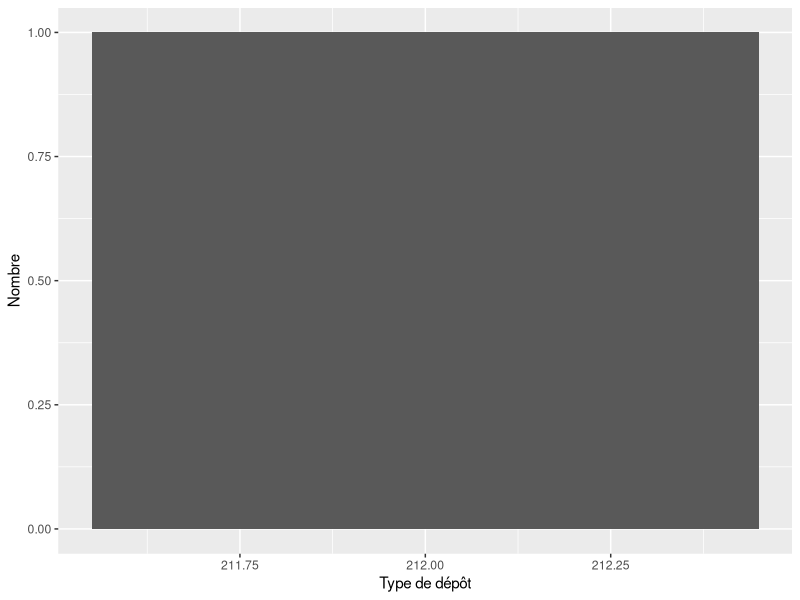
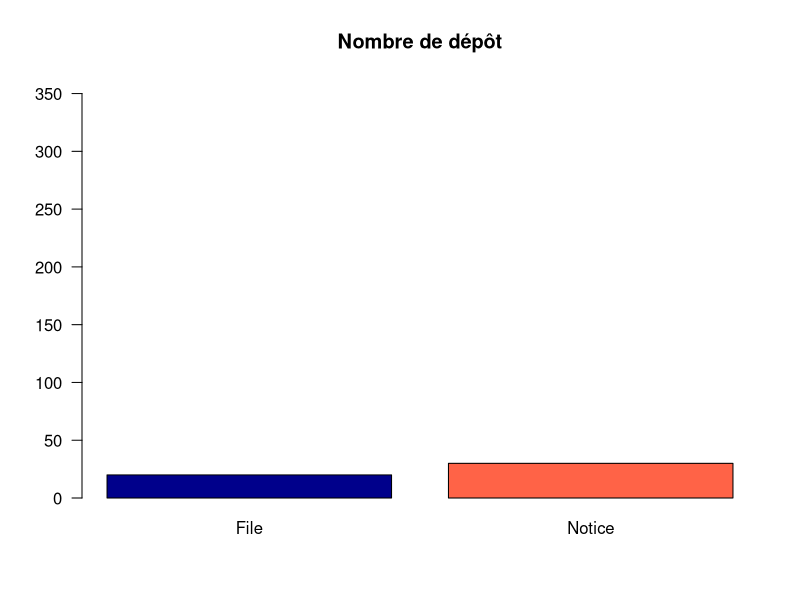
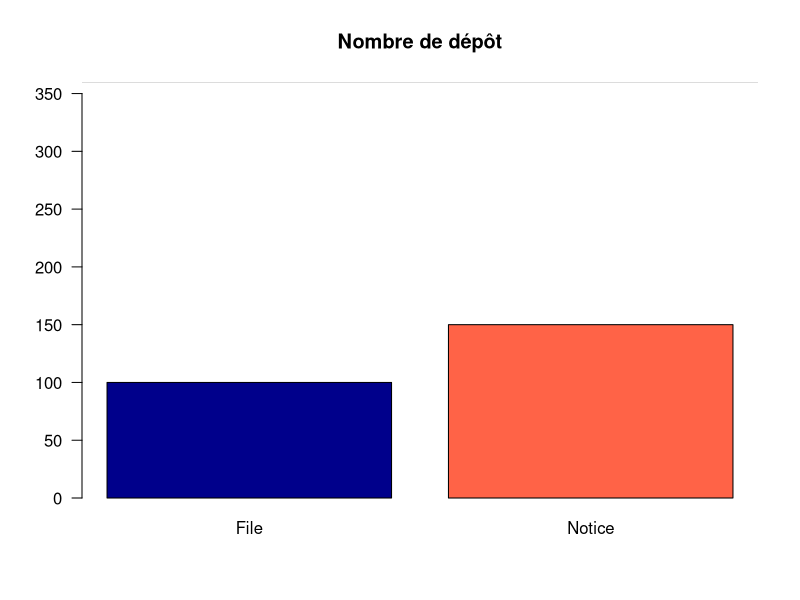
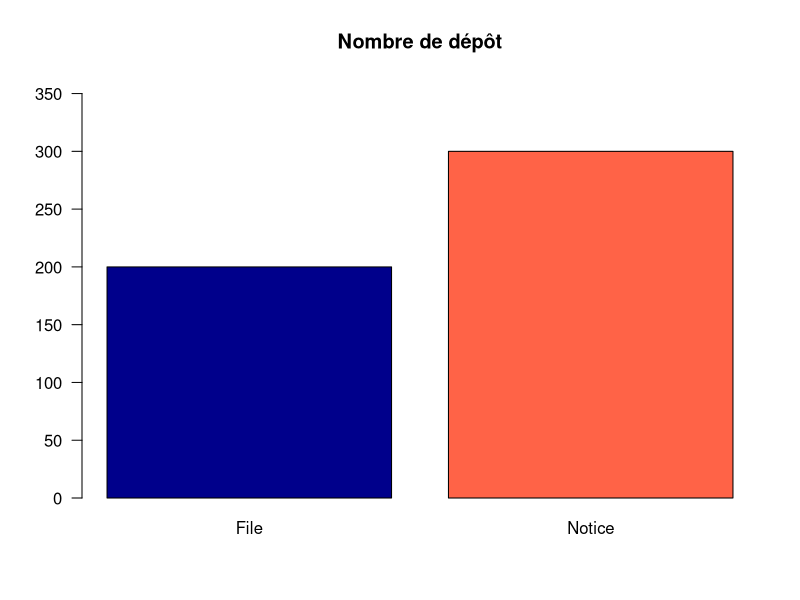

Write R code to recreate these figures, in order.
# Graphique montrant l'évolution du nombre de fichiers et du nombre de notices 

# Tableau de données : "tableau"
# Noms des colonnes : "date", "notice", "fichier"

# Importer le tableau à partir d'un fichir csv
tableau <- read.csv2("tableau.csv", header=TRUE, dec=",", sep=";")
dim(tableau)

names(tableau)


library(tidyverse)

# Graphiques

graph <- ggplot(data = tableau) +
  aes(x = fichier) +
  geom_bar() +
  xlab("Type de dépôt") +
  ylab("Nombre")

print(graph)

maxi <- max(c(200,300))*1.2

barplot(c(20,30), 
        names.arg = c("File", "Notice"),
        main="Nombre de dépôt",
        xlab="",
        ylab="",
        col=c("darkblue", "tomato"),
        las=1,
        ylim=c(0,maxi))

barplot(c(100,150), 
        names.arg = c("File", "Notice"),
        main="Nombre de dépôt",
        xlab="",
        ylab="",
        col=c("darkblue", "tomato"),
        las=1,
        ylim=c(0,maxi))

png("Test.png", width = 400, height = 480)
barplot(c(200,300), 
        names.arg = c("File", "Notice"),
        main="Nombre de dépôt",
        xlab="",
        ylab="",
        col=c("darkblue", "tomato"),
        las=1,
        ylim=c(0,maxi))
dev.off()

abline(h=maxi, col="grey")
